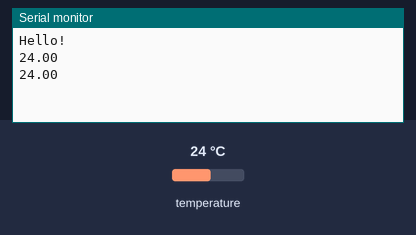
A sketch run on a simulated ESP32. On the bench: the last lines printed to the serial monitor. The inputs (shaded band) are chosen by the test bench; at power-on: temperature 24 °C.

Above: at 3.3 s.
3.4 s: temperature set to 12 °C
At 5.2 s:
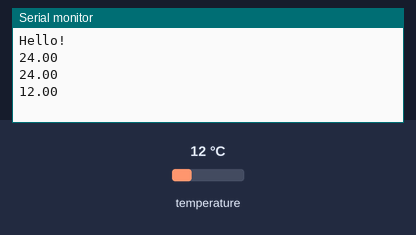
5.9 s: temperature set to 19 °C
At 7.5 s:
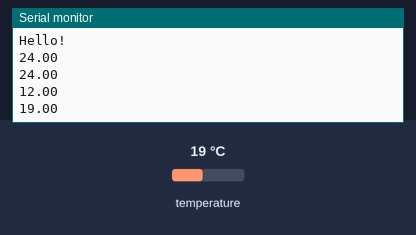
Timing chart, 0 to 9.0 s (numbered marks = the images above; inputs shaded):
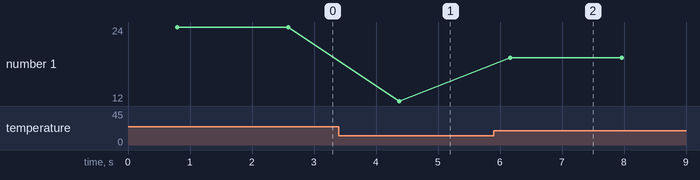

Measured:
- after the input at 3.4 s, the serial monitor: prints a new line after 0.98 s (image 1)
- after the input at 5.9 s, the serial monitor: prints a new line after 0.27 s (image 2)
- plotted number 1: 24 → 12 after the input at 3.4 s, 12 → 19 after the input at 5.9 s

The sketch:

esp32_ds.ino
```cpp
#include "OneWire.h"
#include "DallasTemperature.h"
OneWire oneWire(15);  //шина 1-wire к gpio15
DallasTemperature ds(&oneWire); // инициализация объекта для ds18b20

void setup() {
  // put your setup code here, to run once:
  Serial.begin(115200);
  Serial.println("Hello!");
}

// возвращает зачение первого найденного датчика
float getDS18b20() {
  float res = -55;  // в этой переменной будет результат
  ds.begin();
  byte ds18b20_count = ds.getDeviceCount();

  ds.requestTemperatures(); // запросили обновить температуру у датчиков
  for (int i = 0; i < ds18b20_count; i++) { // цикл по найденным датчикам. У нас один.
    DeviceAddress tempDeviceAddress;
    if (ds.getAddress(tempDeviceAddress, i)) // если определили его адрес, значит живой датчик
    {
      res = ds.getTempC(tempDeviceAddress); // по найденному адресу запрашиваем его температуру
      break; // цикл можно закончить, т.к. у нас один датчик
    }
  }

  // убедились, что значение с датчика в нужно диаппазоне от 125 до -55.
  if ((res > 125) or (res < -55)) {
    res = -55; // если не в диаппазоне, то -55 выдаем, ака ошибка.
  }
  return res;

}

void loop() {
  // put your main code here, to run repeatedly:
  Serial.println(getDS18b20());
  delay(1000); // this speeds up the simulation
}
```
